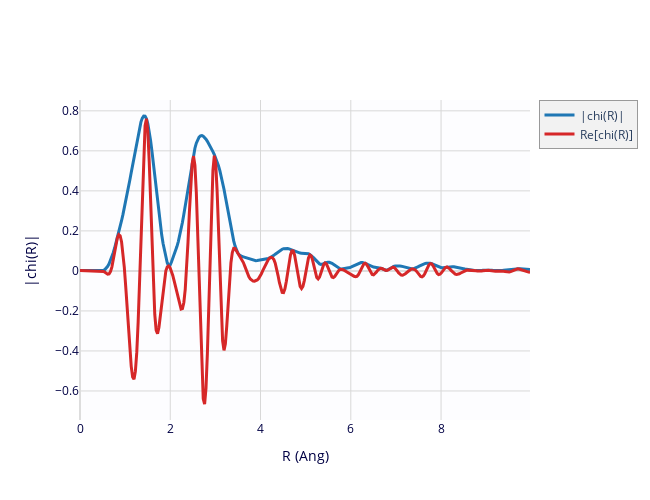

The code cell stored with this chart in its notebook:
### Markdown cell above
and we can show that data as $\chi(R)$:

### Code cell
multi_plot([dict(xdata=fe2o3.r, ydata=fe2o3.chir_mag, xlabel='R (Ang)', ylabel='|chi(R)|', label='|chi(R)|'),
            dict(xdata=fe2o3.r, ydata=fe2o3.chir_re, label='Re[chi(R)]')])

### Figure 1 — Plotly figure (JSON) as saved in the notebook; plotly's stock layout.template omitted (floating-point values rounded to 4 significant figures; data arrays with more than 128 entries replaced by an {"elided": "..."} marker saying what was removed)
{"data": [{"line": {"color": "#1f77b4", "width": 3}, "name": "|chi(R)|", "type": "scatter", "uid": "668c33cb-2c31-44da-9f32-5b64724da2a0", "x": {"elided": "326 float values"}, "y": {"elided": "326 float values"}}, {"line": {"color": "#d62728", "width": 3}, "name": "Re[chi(R)]", "type": "scatter", "uid": "2b1718a8-5b7a-4d5f-8d1c-ec9f79fca269", "x": {"elided": "326 float values"}, "y": {"elided": "326 float values"}}], "layout": {"height": 500, "hovermode": "closest", "legend": {"bgcolor": "#F2F2F2", "borderwidth": 0.5}, "plot_bgcolor": "#FDFDFF", "showlegend": true, "title": {}, "width": 650, "xaxis": {"autorange": true, "color": "#004", "gridcolor": "#D8D8D8", "range": [0, 9.971], "showgrid": true, "title": {"text": "R (Ang)"}, "type": "linear", "zerolinecolor": "#DDD"}, "yaxis": {"autorange": true, "color": "#004", "gridcolor": "#D8D8D8", "range": [-0.7451, 0.8541], "showgrid": true, "title": {"text": "|chi(R)|"}, "type": "linear", "zerolinecolor": "#DDD"}}}
